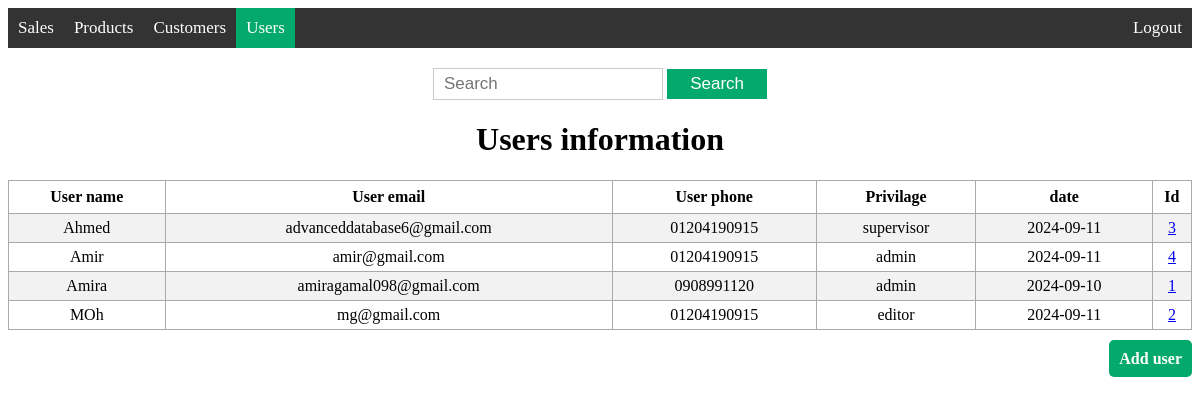
The app's page /view_user (signed in) with its own data.
### models/user.py (models this page shows)
class User(db.Model, UserMixin):
    __tablename__ = 'user'
    id = db.Column(db.Integer, primary_key=True)
    user_name = db.Column(db.String(200), nullable=False)
    user_email = db.Column(db.String(200), nullable=False)
    user_phone = db.Column(db.String(15))
    password = db.Column(db.String(128), nullable=False)
    active = db.Column(db.Boolean(), default=True)
    roles = db.relationship('Role', secondary='user_roles', backref='roled')
    date = db.Column(db.DateTime, default=datetime.now(pytz.UTC))
    fs_uniquifier = db.Column(db.String(90), nullable=False, unique=True,
                              default=generate_unique_value)

class Role(db.Model, RoleMixin):
    __tablename__ = 'role'
    id = db.Column(db.Integer, primary_key=True)
    name = db.Column(db.String(50), unique=True)

### app.py (the view)
@app.route('/view_user', methods=['GET'])
@roles_accepted('admin', 'supervisor')
def view_user():
    users = User.query.order_by(User.user_name).all()
    return render_template('view_user.html', users=users)

### templates/view_user.html (shortened to what this page needs)
{% extends 'base.html' %}
{% block body %}
<div class="content">
    {% block navbar %}
    <div class='topnav'>
        <a href='/view_sale'>Sales</a>
        <a href='/view_product'>Products</a>
        <a href='/view_customer'>Customers</a>
        {% if current_user.has_role('admin') or current_user.has_role('supervisor')%}
        <a class='active' href='/view_user'>Users</a>
        {% endif %}
        <a class='logout' href='/logout'>Logout</a>
    </div>
    {% endblock %}
    <div class='search'>
        <form action="{{ url_for('search_user', search='') }}" method="get">
            <input type='text' placeholder='Search' name='search' id='search'>
            <input type='submit' value="Search">
        </form>
    </div>
    <div class="view">
        <h1 style="text-align: center;">Users information</h1>
        {% if users|length < 1 %}
        <h4  style="text-align: center;"> There are no users, create one below!</h4>
        {% else %}
        <table>
            <tr>
                <th>User name</th>
                <th>User email</th>
                <th>User phone</th>
                <th>Privilage</th>
                <th>date</th>
                <th>Id</th>
            </tr>
            {% for user in users %}
                <tr>
                    <td>{{ user.user_name }}</td>
                    <td>{{ user.user_email }}</td>
                    <td>{{ user.user_phone }}</td>
                    <td>{{ user.roles[0].name }}</td>
                    <td>{{ user.date.date() }}</td>
                    <td><a href="/info_user/{{ user.id }}">{{ user.id }}</a></td>
                </tr>
            {% endfor %}
        </table>
        {% endif %}
    </div>
    <div class="add">
        {% if current_user.has_role('admin') or current_user.has_role('editor')%}
        <a href="/add_user">Add user</a>
        {% endif %}
    </div>
</div>
{% endblock %}

### static/main.css (style rules this page uses)
.view table, td, th { border: 1px solid #aaa; }
.view table { border-collapse: collapse; width: 100%; }
.view th { height: 30px; }
.view td { text-align: center; padding: 5px; }
.view tr:nth-child(even) { background-color: #f2f2f2; }
.view tr:nth-child(odd) { background-color: #ffffff; }
.topnav { width: 100%; background-color: #333; padding: 0px; display: flex; justify-content: space-between; align-items: center; }
.topnav a { color: #fff; text-decoration: none; padding: 10px; font-size: 17px; }
.topnav a.logout { margin-left: auto; }
.topnav a.active { background-color: #04AA6D; color: white; }
.search { text-align: center; padding-top: 20px; }
.search form { display: inline-block; margin: 0 auto; }
.search input[type="text"] { width: 60%; height: 10px; padding: 10px; font-size: 17px; border: 1px solid #ccc; }
.search input[type="submit"] { width: 100px; height: 30px; padding: 4px 8px;; font-size: 17px; background-color: #04AA6D; color: #fff; border: none; cursor: pointer; }
.add { text-align: right; padding-top: 20px; }
.add a { font-size: 16px; font-weight: bold; color: #fff; text-decoration: none; padding: 10px 10px; background-color: #04AA6D; border-radius: 5px; transition: background-color 0.3s ease; }
.table_box th, td { padding: 10px; text-align: left; }

### records on screen
User: user_name "Ahmed", user_email "advanceddatabase6@gmail.com", user_phone "01204190915", name "supervisor", date "2024-09-11", id "3"
User: user_name "Amir", user_email "amir@gmail.com", user_phone "01204190915", name "admin", date "2024-09-11", id "4"
User: user_name "Amira", user_email "amiragamal098@gmail.com", user_phone "0908991120", name "admin", date "2024-09-10", id "1"
User: user_name "MOh", user_email "mg@gmail.com", user_phone "01204190915", name "editor", date "2024-09-11", id "2"
